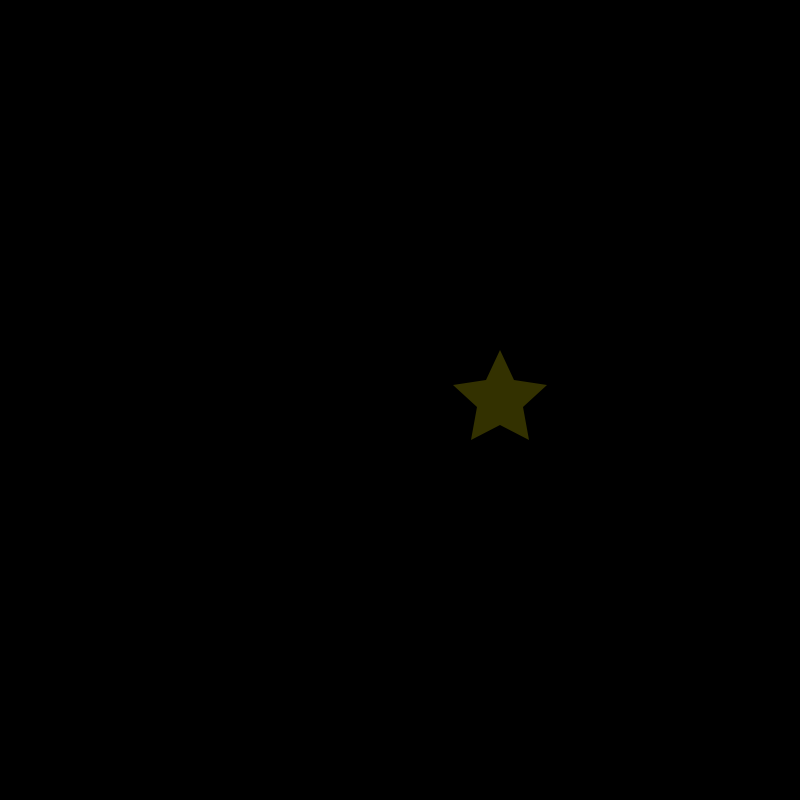
Frame 1 (no input)
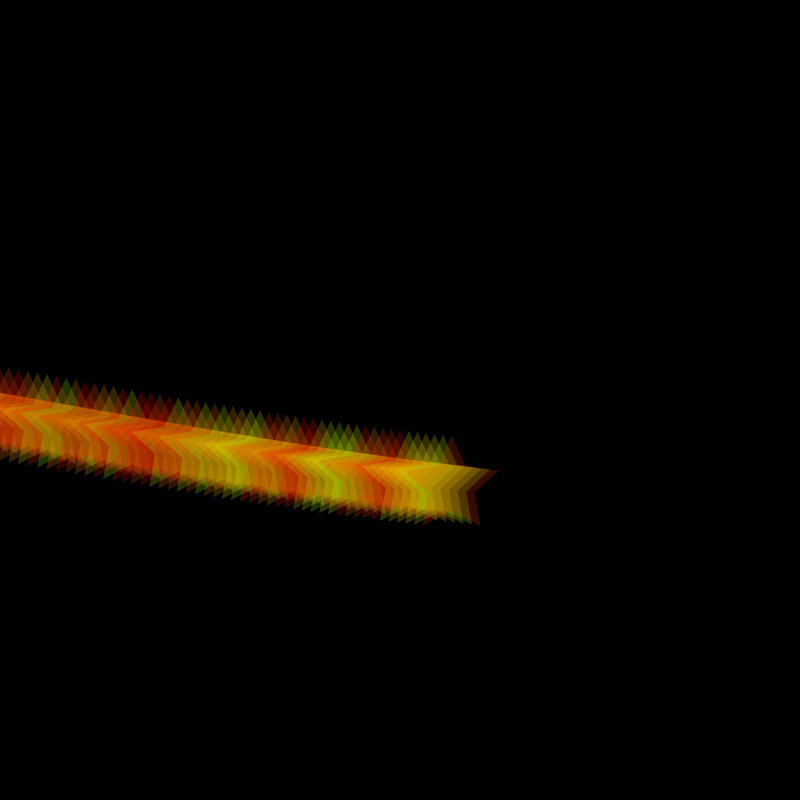
Frame 60 (the mouse pressed at the canvas centre just before this capture)
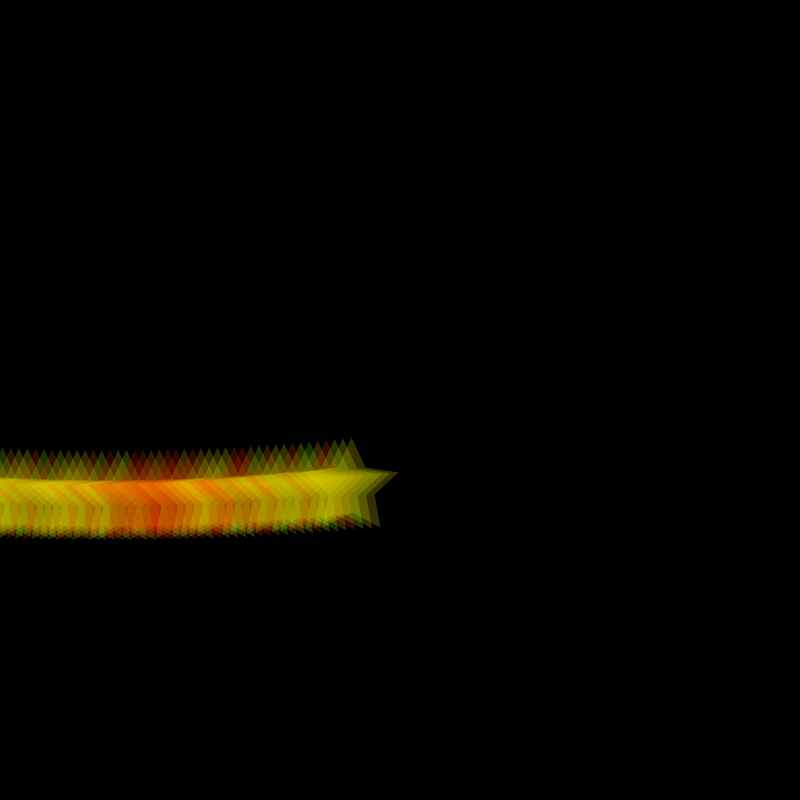
Frame 120 (the mouse held since frame 60 and released just before this capture)

The Processing sketch that drew these frames (run headless with seeded random() and noise(); from frame 60 on, the mouse is pressed at the canvas centre):

// Processing sketch: sketch
// ── sketch.pde
float[] coordinatesX = {
  0,14,47,23,29,0,-29,-23,-47,-14
};

float[] coordinatesY = {
  -50,-20,-15,7,40,25,40,7,-15,-20
};

PImage offscr;
float x, y;
float R = 100;
int angle = 0;

void setup() {
  size(800,800);
  smooth();
  background(0);
  colorMode(HSB, 360, 256, 256);
  noStroke();
  offscr = createImage(width, height, RGB);
}
void draw() {
  loadPixels();
  offscr.pixels = pixels;
  offscr.updatePixels();
  
  float rand = random(0, 90);
  //tint(rand, 255, 255, 10);
  image(offscr, -10, 0, width, height);
  float theta = radians(angle);
  
  x = R*cos(theta);
  y = R*sin(theta);
  
  translate(x + width/2, y + height/2);

  fill(rand, 255, 255, 51);
  
  beginShape();
  for (int i = 0; i < coordinatesX.length; i++) {
    vertex(coordinatesX[i],coordinatesY[i]);
  }
  endShape(CLOSE);
  
  angle++;
  if(angle >= 360) angle = 0;
}
